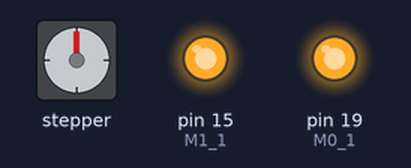
Recording of a program running on a simulated Raspberry Pi (header pin numbers). On the bench: stepper motor, output pins drawn as LEDs (lit = HIGH). The stepper is drawn at 200 steps a turn; pins used as bus, display or sensor lines are not drawn.

Above: at 0.45 s.
At 2.55 s:
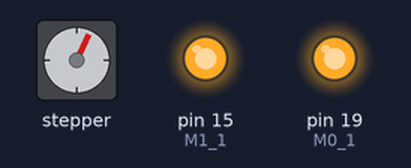
At 4.65 s:
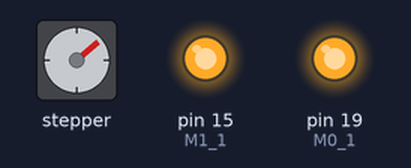
At 21.75 s:
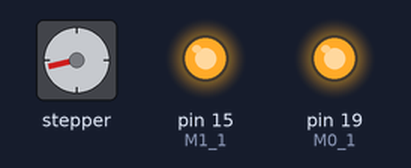
Timing chart, 0 to 22.0 s (numbered marks = the images above):
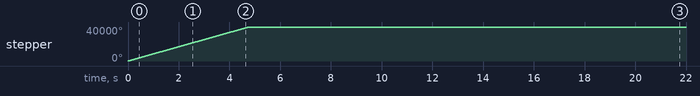

Measured:
- by itself, stepper: turns 40000° clockwise in 4.8 s

The program:

stepper_test.py
```python
import RPi.GPIO as GPIO
from time import sleep

GPIO.setmode(GPIO.BOARD)

DIR = 11   # Direction GPIO Pin
STEP = 13  # Step GPIO Pin
M0_1 = 19   # Direction GPIO Pin
M1_1 = 15  # Step GPIO Pin


GPIO.setup(DIR, GPIO.OUT)
GPIO.setup(M0_1, GPIO.OUT)
GPIO.setup(M1_1, GPIO.OUT)
GPIO.setup(STEP, GPIO.OUT)
GPIO.output(DIR, 1)

GPIO.output(M0_1, 1)
GPIO.output(M1_1, 1)

delay = .0001

try:
    while True:
        GPIO.output(STEP, GPIO.HIGH)
        sleep(delay)
        GPIO.output(STEP, GPIO.LOW)
        sleep(delay)
finally:
    GPIO.cleanup()
```
